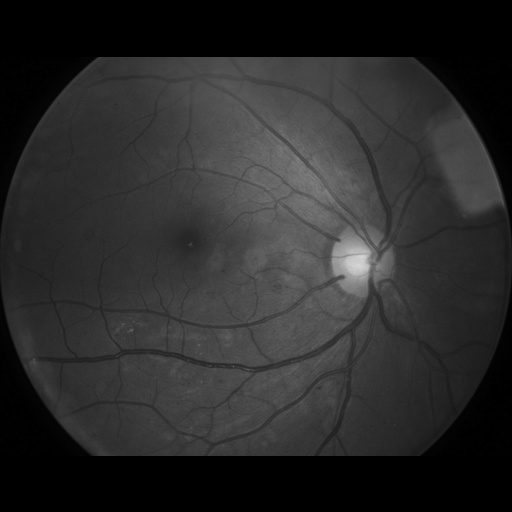
#> input picture sample/processed/1002_left.jpeg, 512 x 512 px, found by its file name
$ jupyter execute plot_hog.ipynb   (shell and % lines are left out)
#> lines starting #> are read from the running program, lines starting #| are printed output that depends on the picture
[cell 1]

import warnings
warnings.filterwarnings('ignore')

# Histogram of Oriented Gradients

The Histogram of Oriented Gradient (HOG) feature descriptor is popular
for object detection [1].

In the following example, we compute the `HOG descriptor
<http://en.wikipedia.org/wiki/Histogram_of_oriented_gradients>`__
and display a visualisation.

Algorithm overview
------------------

Compute a Histogram of Oriented Gradients (HOG) by

1. (optional) global image normalisation
2. computing the gradient image in x and y
3. computing gradient histograms
4. normalising across blocks
5. flattening into a feature vector

The first stage applies an optional global image normalisation
equalisation that is designed to reduce the influence of illumination
effects. In practice we use gamma (power law) compression, either
computing the square root or the log of each color channel.
Image texture strength is typically proportional to the local surface
illumination so this compression helps to reduce the effects of local
shadowing and illumination variations.

The second stage computes first order image gradients. These capture
contour, silhouette and some texture information, while providing
further resistance to illumination variations. The locally dominant
color channel is used, which provides color invariance to a large
extent. Variant methods may also include second order image derivatives,
which act as primitive bar detectors - a useful feature for capturing,
e.g. bar like structures in bicycles and limbs in humans.

The third stage aims to produce an encoding that is sensitive to
local image content while remaining resistant to small changes in
pose or appearance. The adopted method pools gradient orientation
information locally in the same way as the SIFT [2]_
feature. The image window is divided into small spatial regions,
called "cells". For each cell we accumulate a local 1-D histogram
of gradient or edge orientations over all the pixels in the
cell. This combined cell-level 1-D histogram forms the basic
"orientation histogram" representation. Each orientation histogram
divides the gradient angle range into a fixed number of
predetermined bins. The gradient magnitudes of the pixels in the
cell are used to vote into the orientation histogram.

The fourth stage computes normalisation, which takes local groups of
cells and contrast normalises their overall responses before passing
to next stage. Normalisation introduces better invariance to illumination,
shadowing, and edge contrast. It is performed by accumulating a measure
of local histogram "energy" over local groups of cells that we call
"blocks". The result is used to normalise each cell in the block.
Typically each individual cell is shared between several blocks, but
its normalisations are block dependent and thus different. The cell
thus appears several times in the final output vector with different
normalisations. This may seem redundant but it improves the performance.
We refer to the normalised block descriptors as Histogram of Oriented
Gradient (HOG) descriptors.

The final step collects the HOG descriptors from all blocks of a dense
overlapping grid of blocks covering the detection window into a combined
feature vector for use in the window classifier.

References
----------

.. [1] Dalal, N. and Triggs, B., "Histograms of Oriented Gradients for
       Human Detection," IEEE Computer Society Conference on Computer
       Vision and Pattern Recognition, 2005, San Diego, CA, USA.

.. [2] David G. Lowe, "Distinctive image features from scale-invariant
       keypoints," International Journal of Computer Vision, 60, 2 (2004),
       pp. 91-110.

[cell 2]
import matplotlib.pyplot as plt

from skimage.feature import hog
from skimage import data, exposure
from skimage import io
import skimage


image = io.imread('./data/processed/1002_left.jpeg')
#> image is the input picture: shape (512, 512); min 0, max 214, mean 42.4

fd, hog_image = hog(image, orientations=8, pixels_per_cell=(16, 16),
                    cells_per_block=(1, 1), visualise=True, block_norm='L1')
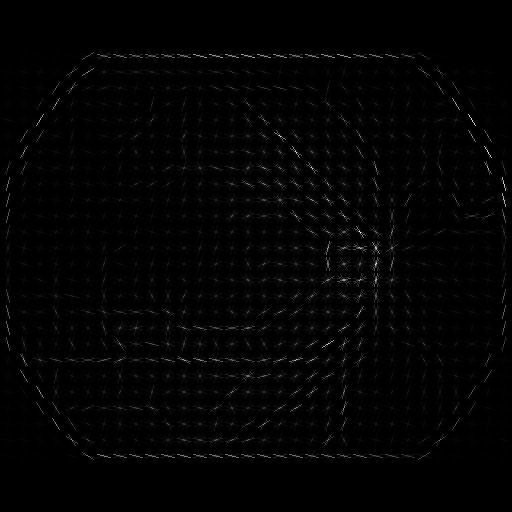
#> hog_image: shape (512, 512) float64; min 0, max 13.72, mean 0.174; drawn with min black and max white
#> fd = 8192 values, max 0.875 at index 2030, min 0 at index 0, mean 0.102

fig, (ax1, ax2) = plt.subplots(1, 2, figsize=(8, 4), sharex=True, sharey=True)

ax1.axis('off')
ax1.imshow(image, cmap=plt.cm.gray)
ax1.set_title('Input image')
ax1.set_adjustable('box-forced')

# Rescale histogram for better display
hog_image_rescaled = exposure.rescale_intensity(hog_image, in_range=(0, 10))

ax2.axis('off')
ax2.imshow(hog_image_rescaled, cmap=plt.cm.gray)
ax2.set_title('Histogram of Oriented Gradients')
ax1.set_adjustable('box-forced')
plt.show()
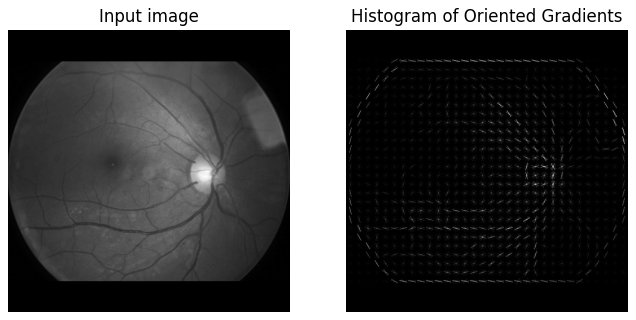
#> figure drawn by matplotlib, 2 panels

$ run again, with sample/processed/1008_left.jpeg copied over sample/processed/1002_left.jpeg
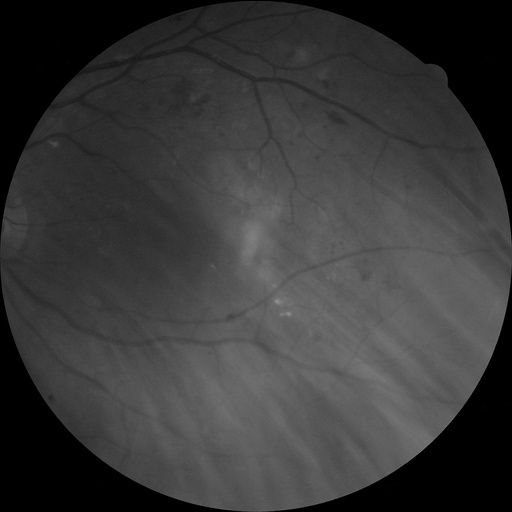
#> input picture sample/processed/1008_left.jpeg, 512 x 512 px, found by its file name
#> image is the input picture: shape (512, 512); min 0, max 147, mean 56.6
#> `fd, hog_image = hog(image, orientations=8, pixels_per_cell=(16, 16), c..`:
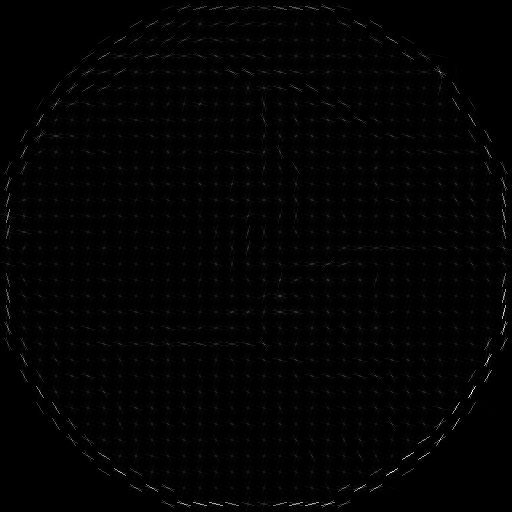
#> hog_image: shape (512, 512) float64; min 0, max 15.38, mean 0.16; drawn with min black and max white
#> fd = 8192 values, max 1 at index 76, min 0 at index 0, mean 0.109
#> `plt.show()`:
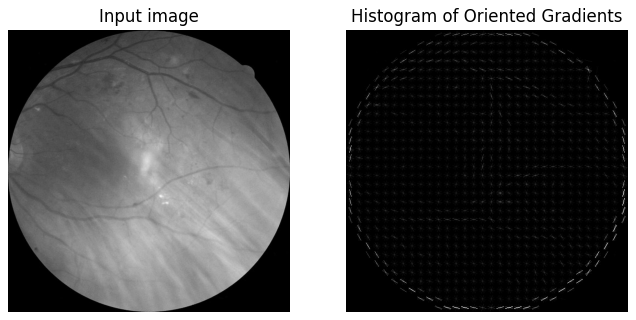
#> figure drawn by matplotlib, 2 panels

$ run again, with sample/processed/10_left.jpeg copied over sample/processed/1002_left.jpeg
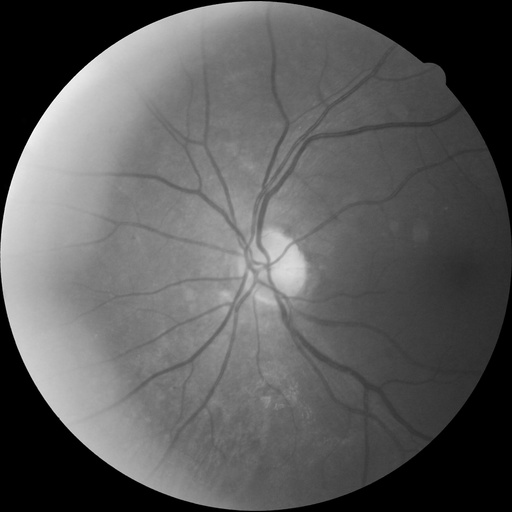
#> input picture sample/processed/10_left.jpeg, 512 x 512 px, found by its file name
#> image is the input picture: shape (512, 512); min 0, max 255, mean 90.8
#> `fd, hog_image = hog(image, orientations=8, pixels_per_cell=(16, 16), c..`:
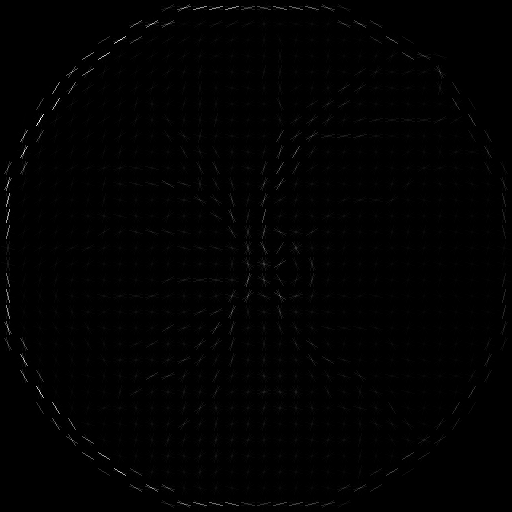
#> hog_image: shape (512, 512) float64; min 0, max 37.55, mean 0.2; drawn with min black and max white
#> fd = 8192 values, max 1 at index 1248, min 0 at index 0, mean 0.108
#> `plt.show()`:
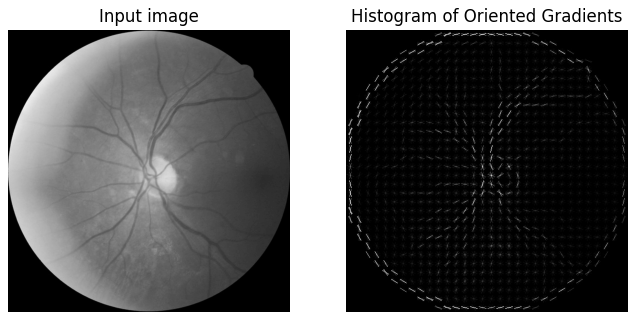
#> figure drawn by matplotlib, 2 panels

$ run again, with sample/processed/114_left.jpeg copied over sample/processed/1002_left.jpeg
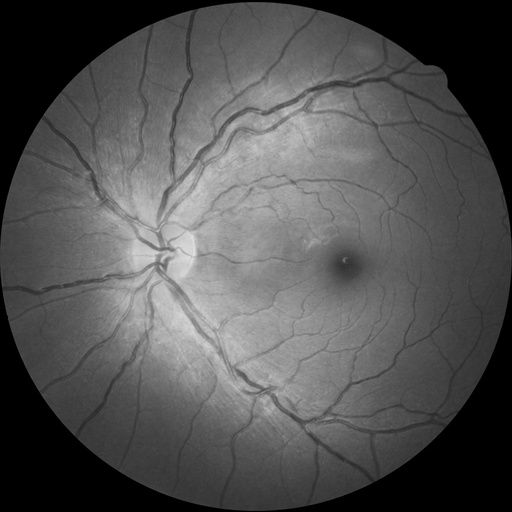
#> input picture sample/processed/114_left.jpeg, 512 x 512 px, found by its file name
#> image is the input picture: shape (512, 512); min 0, max 224, mean 82
#> `fd, hog_image = hog(image, orientations=8, pixels_per_cell=(16, 16), c..`:
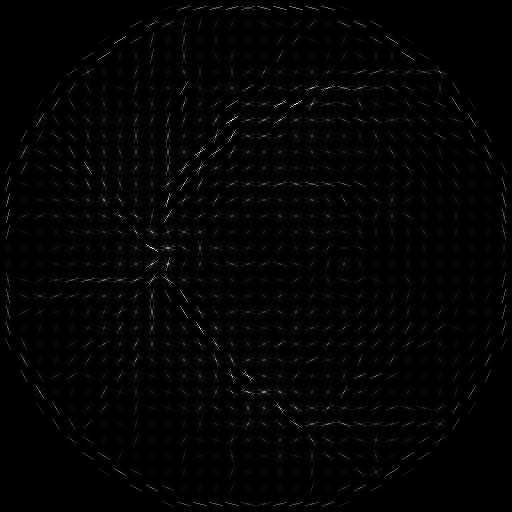
#> hog_image: shape (512, 512) float64; min 0, max 24.62, mean 0.3; drawn with min black and max white
#> fd = 8192 values, max 1 at index 1248, min 0 at index 0, mean 0.107
#> `plt.show()`:
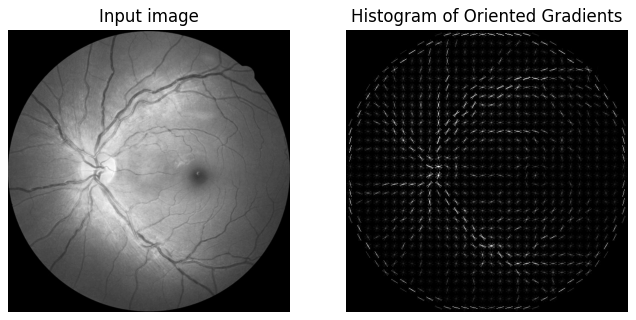
#> figure drawn by matplotlib, 2 panels
